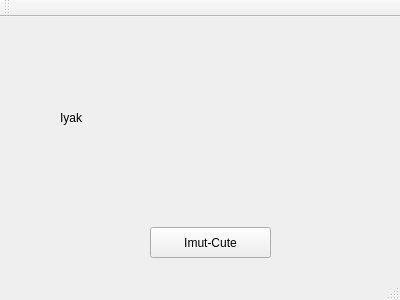
<?xml version="1.0" encoding="UTF-8"?>
<ui version="4.0">
 <class>MainWindow</class>
 <widget class="QMainWindow" name="MainWindow">
  <property name="geometry">
   <rect>
    <x>0</x>
    <y>0</y>
    <width>400</width>
    <height>300</height>
   </rect>
  </property>
  <property name="windowTitle">
   <string>MainWindow</string>
  </property>
  <widget class="QWidget" name="centralWidget">
   <widget class="QPushButton" name="TombolCute">
    <property name="geometry">
     <rect>
      <x>150</x>
      <y>210</y>
      <width>121</width>
      <height>31</height>
     </rect>
    </property>
    <property name="text">
     <string>Imut-Cute</string>
    </property>
   </widget>
   <widget class="QLabel" name="FrontLabel">
    <property name="geometry">
     <rect>
      <x>60</x>
      <y>30</y>
      <width>301</width>
      <height>141</height>
     </rect>
    </property>
    <property name="text">
     <string>Iyak</string>
    </property>
   </widget>
  </widget>
  <widget class="QMenuBar" name="menuBar">
   <property name="geometry">
    <rect>
     <x>0</x>
     <y>0</y>
     <width>400</width>
     <height>19</height>
    </rect>
   </property>
  </widget>
  <widget class="QToolBar" name="mainToolBar">
   <attribute name="toolBarArea">
    <enum>TopToolBarArea</enum>
   </attribute>
   <attribute name="toolBarBreak">
    <bool>false</bool>
   </attribute>
  </widget>
  <widget class="QStatusBar" name="statusBar"/>
 </widget>
 <layoutdefault spacing="6" margin="11"/>
 <resources/>
 <connections/>
</ui>
